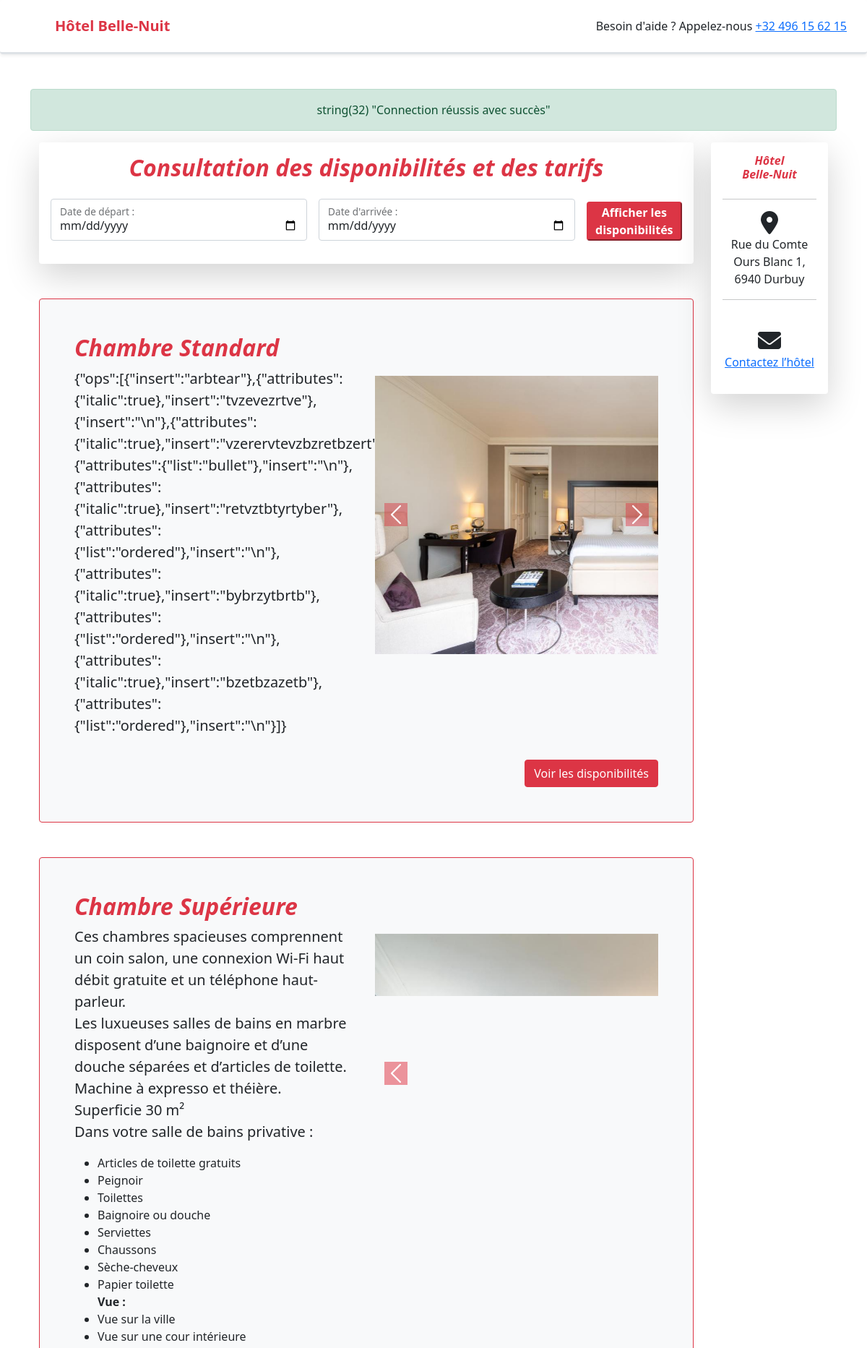
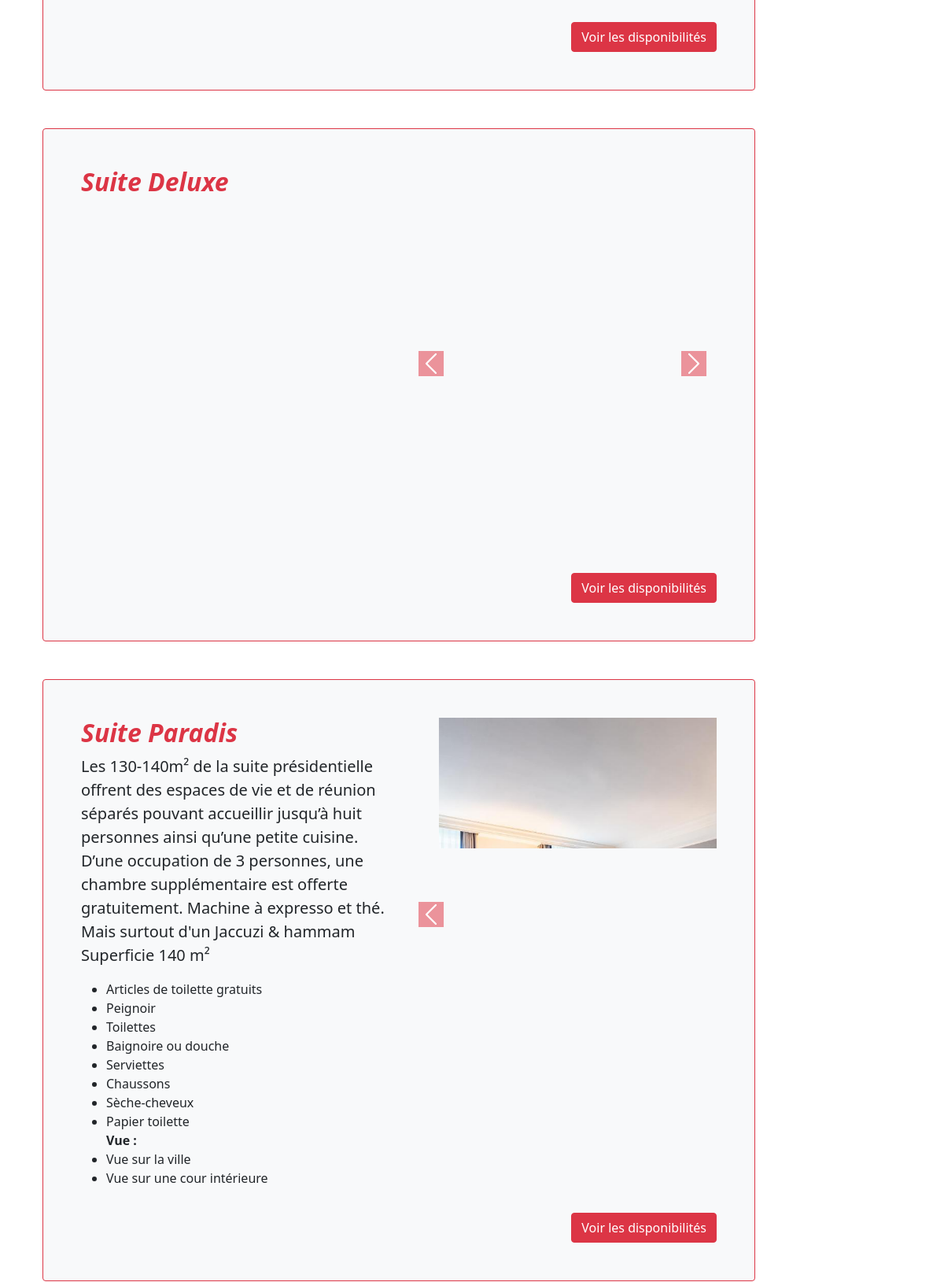
The page /accueilBooking (signed in, upper part) on the database its author committed (2 pictures, top to bottom).
### tables this page shows
CREATE TABLE `bedroom` (
  `bedroom_id` int(11) NOT NULL,
  `bedroom_name` varchar(30) NOT NULL,
  `bedroom_description` text NOT NULL,
  `bedroom_bed` enum('double','twin','single') NOT NULL,
  `bedroom_priceday` int(11) NOT NULL,
  `id_roomcategory` int(11) NOT NULL
);

CREATE TABLE `picture` (
  `picture_id` int(11) NOT NULL,
  `picture_name` varchar(50) NOT NULL,
  `picture_url` varchar(100) NOT NULL,
  `picture_description` text NOT NULL
);

### models/Model.class.php (called while the page is built, shortened)
<?php
abstract class Model{
    private static $pdo;
    private static function setBdd(){
        self::$pdo = new PDO("mysql:host=localhost;dbname=hotel;charset=utf8", "root", "");
        self::$pdo->setAttribute(PDO::ATTR_ERRMODE, PDO::ERRMODE_WARNING);
    }
    protected function getBdd(){
        return self::$pdo;
    }
}

### models/FrontManager.model.php (called while the page is built, shortened)
<?php
require_once("Model.class.php");
class FrontManager extends Model
{
    public function getAllBedrooms()
    {
        $stmt = $this->getBdd()->prepare('
        SELECT bedroom_id,bedroom_name,bedroom_description,bedroom_bed,bedroom_priceday, category_bedroom.roomcategory_name FROM bedroom
        INNER JOIN category_bedroom ON  bedroom.id_roomcategory = category_bedroom.roomcategory_id');
        $stmt->execute();
        $bedrooms = $stmt->fetchAll(PDO::FETCH_ASSOC);
        return $bedrooms;
    }
    public function getImagesBedroom($idBedroom)
    {
        $stmt = $this->getBdd()->prepare('
        SELECT p.picture_id,picture_name,picture_url,picture_description
        FROM picture p
        INNER JOIN gallery g on p.picture_id = g.id_picture
        INNER JOIN bedroom b on b.bedroom_id = g.id_bedroom
        WHERE b.bedroom_id = :idBedroom;');
        $stmt->bindValue(':idBedroom', $idBedroom);
        $stmt->execute();
        $images = $stmt->fetchAll(PDO::FETCH_ASSOC);
        return $images;
    }
}

### views/booking/bookingHome.view.php (the view, shortened to what this page needs)
<div class="container-fluid">
    <div class="row">
        <div class="col-md-10">
            <div class="shadow-lg p-3 mb-5 bg-body rounded" id="available">
                <h2 class="text-center mb-4 text-danger fst-italic fw-bolder">Consultation des disponibilités et des
                    tarifs</h2>
                <form class="row g-3 align-items-end" method="post" action="bookingAvailable">
                    <div class="col-md-5">
                        <div class="form-floating mb-3">
                            <input type="date" name="dateBegin" min="<?php echo date('Y-m-d'); ?>" class="form-control" placeholder="Date d'arrivée:">
                            <label for="dateBegin">Date de départ :</label>
                        </div>
                    </div>
                    <div class="col-md-5">
                        <div class="form-floating mb-3">
                            <input type="date" name="dateEnd" min="<?php echo date('Y-m-d'); ?>" class="form-control" placeholder="Date départ:">
                            <label for="dateEnd">Date d'arrivée :</label>
                        </div>
                    </div>
                    <div class="col-md-2 mb-3 align-self-end">
                        <button type="submit" class="btn-xs btn-danger rounded fw-bold ">Afficher les disponibilités
                        </button>
                    </div>
                </form>
            </div>
            <?php foreach ($bedrooms as $bedroom) : ?>
                <?php $carousel = 'carousel' . $bedroom['bedroom_id'] ?>
                <main class="container bg-light p-5 border border-danger rounded mb-5 mt-5">
                    <div class="row">
                        <div class="col-6">
                            <h2 class="text-danger fst-italic fw-bolder "><?= $bedroom['bedroom_name'] ?></h2>
                            <p class="lead"><?= $bedroom['bedroom_description'] ?></p>
                        </div>
                        <div id="<?= $carousel ?>" class="carousel slide col-6" data-bs-ride="carousel"
                             data-bs-interval="3000">
                            <div class="carousel-inner ">
                                <?php
                                $images = $this->frontManager->getImagesBedroom($bedroom['bedroom_id']);
                                if (!empty($images)) {
                                    foreach ($images as $key => $bedroomImages) {
                                        $active = ($key == 0) ? 'active' : '';
                                        echo '<div class="carousel-item ' . $active . '">';
                                        echo '<img src="' . $bedroomImages["picture_url"] . '" class="d-block carousel-img" alt="">
                        </div>';
                                        echo '<button class="carousel-control-prev" type="button" data-bs-target="#' . $carousel . '" data-bs-slide="prev">
                                    <span class="carousel-control-prev-icon svg-fill-red " style="background-color: " aria-hidden="true"></span>
                                    <span class="visually-hidden">Previous</span>
                                  </button>
                                  <button class="carousel-control-next" type="button" data-bs-target="#' . $carousel . '" data-bs-slide="next">
                                    <span class="carousel-control-next-icon svg-fill-red" aria-hidden="true"></span>
                                    <span class="visually-hidden">Next</span>
                                  </button>';
                                    }
                                }
                                ?>
                            </div>
                        </div>
                    </div>
                    <div class="d-flex justify-content-end">
                        <a href="#available">
                            <button class="mt-3 btn btn-danger align-self-end">Voir les disponibilités</button>
                        </a>
                    </div>
                </main>
            <?php endforeach; ?>
        </div>
        <div class="col-md-2">
            <div class="shadow-lg p-3 mb-5 bg-body rounded">
                <h6 class="text-center mb-4 text-danger fst-italic fw-bolder">Hôtel <br> Belle-Nuit</h6>
                <hr class="solid">
                <div class="text-center">
                    <i class="fas fa-map-marker-alt fa-2x"></i>
                    <p>Rue du Comte Ours Blanc 1, 6940 Durbuy</p>
                </div>
                <hr class="solid">
                <div class="text-center sm">
                    <i class="fas fa-envelope mt-4 fa-2x"></i>
                       <p><a href="contact">Contactez l’hôtel</a></p>
                </div>
            </div>
        </div>
    </div>
</div>

### public/css/main.css (style rules this page uses)
.carousel-img { width: 578px; height: 500px; object-fit: contain; }
.svg-fill-red { background-color: rgba(220, 53, 69, 0.27); }

### rows shown on the page
bedroom: bedroom_name "Chambre Standard", bedroom_description "{\"ops\":[{\"insert\":\"arbtear\"},{\"attributes\":{\"italic\":true},\"insert\":\"tvzevezrtve\"},{\"insert\":\"\\n\"},{\"attributes\":{\"italic\":true},\"insert\":\"vzerervtevzbzretbzert\"},{\"attributes\":{\"list\":\"bullet\"},\"insert\":\"\\n\"},{\"attributes\":{\"italic\":true},\"insert\":\"retvztbtyrtyber\"},{\"attributes\":{\"list\":\"ordered\"},\"insert\":\"\\n\"},{\"attributes\":{\"italic\":true},\"insert\":\"bybrzytbrtb\"},{\"attributes\":{\"list\":\"ordered\"},\"insert\":\"\\n\"},{\"attributes\":{\"italic\":true},\"insert\":\"bzetbzazetb\"},{\"attributes\":{\"list\":\"ordered\"},\"insert\":\"\\n\"}]}"
picture: picture_url (picture)
bedroom: bedroom_name "Chambre Supérieure", bedroom_description "Ces chambres spacieuses comprennent un coin salon, une connexion Wi-Fi haut débit gratuite et un téléphone haut-parleur. Les luxueuses salles de bains en marbre disposent d’une baignoire et d’une douche séparées et d’articles de toilette. Machine à expresso et théière. Superficie 30 m² Dans votre salle de bains privative : Articles de toilette gratuits Peignoir Toilettes Baignoire ou douche Serviettes Chaussons Sèche-cheveux Papier toilette Vue : Vue sur la ville Vue sur une cour intérieure"
picture: picture_url (picture)
bedroom: bedroom_name "Suite Deluxe"
picture: picture_url (picture)
bedroom: bedroom_name "Suite Paradis", bedroom_description "Les 130-140m² de la suite présidentielle offrent des espaces de vie et de réunion séparés pouvant accueillir jusqu’à huit personnes ainsi qu’une petite cuisine. D’une occupation de 3 personnes, une chambre supplémentaire est offerte gratuitement. Machine à expresso et thé. Mais surtout d'un Jaccuzi & hammam Superficie 140 m² Articles de toilette gratuits Peignoir Toilettes Baignoire ou douche Serviettes Chaussons Sèche-cheveux Papier toilette Vue : Vue sur la ville Vue sur une cour intérieure"
picture: picture_url (picture)
